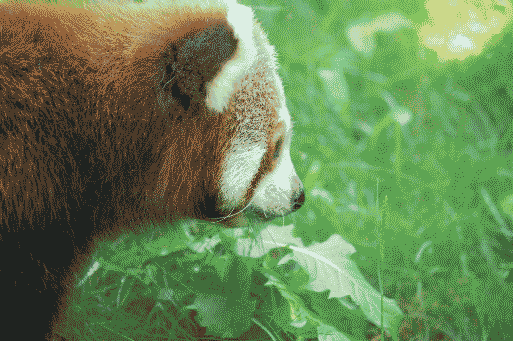
#> input picture images/Task1.1/the_real_firefox_dithered.bmp, 513 x 341 px
$ jupyter execute --allow-errors MRE_A1_impl.ipynb   (shell and % lines are left out)
#> lines starting #> are read from the running program, lines starting #| are printed output that depends on the picture; after the words box and inside, x2 and y2 are one past the last pixel; in counts of white or black regions, pixels touching at a corner belong together
### Copyright-protected material, all rights reserved. (c) University of Vienna.
_Copyright Notice of the corresponding course at Moodle applies. <br> Only to be used in the MRE course._

# MRE Assignment 1 - Digital Image Processing

In this assignment you will use Python (using Pillow or OpenCV) to load, transcode and store images. You will also use the libraries to extract some basic metadata from the images and store them in a data structure for easy access.

In this notebook, you will implement your solution. This notebook will be imported into the "*_def.ipynb" notebook.

Of course you can include code for testing your implementation in this implementation notebook, but code for testing and output generated for testing is not going to be assessed.

Of course, your code for the solutions in this notebook will be inspected and is subject to grading.

## Setup

For general installation instructions, please refer to the ressources given for all the assignments [in Moodle](https://moodle.univie.ac.at/course/view.php?id=260637#section-13).

If the cell below executes without error, you can start the assignment!

[cell 1]
# -------- Imports --------
# Please do not change the contents of this cell!

# In case you work in a local environment on your own machine,
# how to install the required packages:
#   PIP:     pip install <name> / pip install --upgrade <name>
#   CONDA:   conda install -c conda-forge <name>  /  conda install -c anaconda <name>


# Imports required by us.
import cv2                             # opencv-python
from PIL import Image                  # pillow
from PIL.ExifTags import TAGS
from matplotlib import pyplot as plt   # matplotlib
from sklearn.metrics.pairwise import cosine_similarity  # scikit-learn
import numpy as np                     # numpy
import pandas as pd                    # pandas
from IPython.display import display    # packaged with python

# This directive will allow matplotlib to render interactive plots in the notebook.

In the cells below, place your own imports, global variables, (helper) functions and classes. Feel free to add cells here as you see fit.

[cell 2]
# Please place your own imports here.
from PIL import ImageFilter
import glob

[cell 3]
# Place any helper functions, global variables and classes here.

## Task 1.1: Image formats transformation and adding filters

[cell 4]
# Write your function here.

# Transcodes images to JPEG format of adjustable quality (for JPEG).
def JPEGImageConverter(inputImg: str, outputDir: str, quality: float = 1.0) -> None:
#> called with outputDir = 'images/Task1.1/converted.jpeg', quality = 1
    quality_factor = int(quality*100)
    img = Image.open(inputImg)#.convert('RGB')
#> img is the input picture: PIL image 513x341 P; mean R, G, B 103.5, 131.3, 83.3
    img.convert('RGB').save(outputDir,'JPEG', quality = quality_factor)

[cell 5]
# Test your function here.
JPEGImageConverter("images/Task1.1/the_real_firefox_dithered.bmp", "images/Task1.1/converted" + ".jpeg")

[cell 6]
# Add Blur filter
def BlurImage(inputImg: str) -> None:
#> called with inputImg = 'images/Task1.1/b1murene.gif'
    img = Image.open(inputImg)
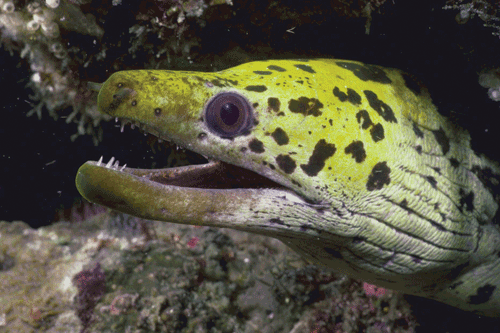
#> input picture images/Task1.1/b1murene.gif, 500 x 333 px
#> img is the input picture: PIL image 500x333 P; mean R, G, B 82.4, 80, 63.2
    img.convert('RGB').filter(ImageFilter.BLUR).save("images/Task1.1/blurredimg.jpg")
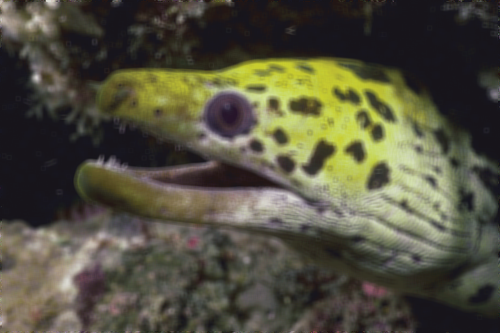
#> saved as blurredimg.jpg: PIL image 500x333 RGB; mean R, G, B 82.5, 80, 63.2

[cell 7]
# Test your function here.
BlurImage("images/Task1.1/b1murene.gif")

## Task 1.2:  Extract / Get Image Metadata

[cell 8]
# Write your function here.

# Extracts metadata from an image and places them into a Pandas DataFrame.
def ImageMetadataGenerator(inputImage: str) -> pd.DataFrame:
#> called with inputImage = 'images/Task1.2/*'
    images = glob.glob(inputImage)
    df = pd.DataFrame()
    rows = []
    for image in images:
        with open(image, 'rb') as file:
            img = Image.open(file)
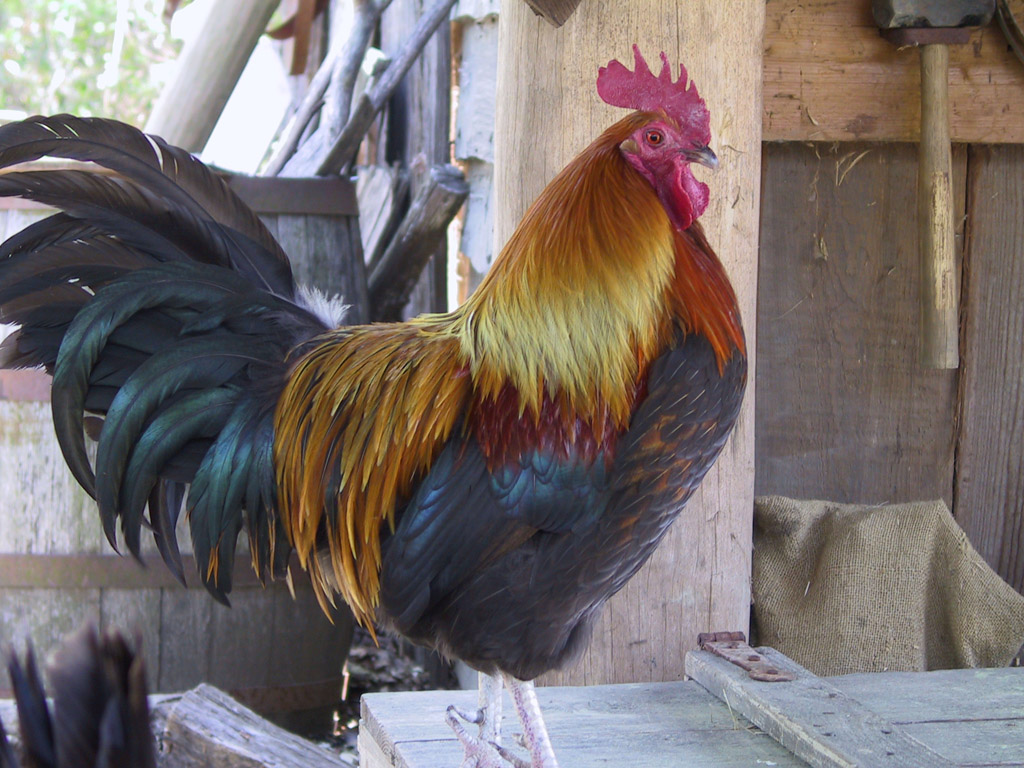
#> input picture images/Task1.2/b17barb026.jpg, 1024 x 768 px
#> img is the input picture: PIL image 1024x768 RGB; mean R, G, B 119.5, 110.2, 108.4

            metadata = img.getexif()

            rows = np.append(rows, file.name)

            # alpha channel
            if (img.mode == 'RGBA'):
                _, _, _, alpha = img.split()
            else :
                alpha = 'None'

            # width, height
            width, height = img.size
#> width = 1024; height = 768

            # no of channels
            # https://stackoverflow.com/questions/52962969/number-of-channels-in-pil-pillow-image
            channels = len(img.getbands())
#> channels = 3

            # colorspace type
            colorspace_name = img.mode
#> colorspace_name = 'RGB'

            # to get colorspace as int?
            #colorspace = metadata.get(40961)

            # bits per pixel
            # https://stackoverflow.com/questions/1996577/how-can-i-get-the-depth-of-a-jpg-file answer#1
            mode_types_bits = {'P': 8, 'RGB': 24, 'YCbCr': 24, 'RGBA': 32, 'CMYK': 32}
            bpp = mode_types_bits[colorspace_name]
#> bpp = 24

            # no of components
            components = channels
#> components = 3

            # manufacturer
            manufacturer = metadata.get(271)
#> manufacturer = 'Canon'

            # software
            software = metadata.get(305)
#> software = 'Adobe Photoshop CS3 Windows'

            data = np.array(([width, height, components, channels, bpp, colorspace_name, alpha, manufacturer, software]))
            df2 = pd.DataFrame(data = [data],columns = ['width', 'height', 'no of components', 'no of channels', 'bits per pixel', 'colorspace type', 'alpha channel', 'manufacturer', 'software'])
#> df2 = table of 1 rows and 9 columns

            df = df.append(df2 ,ignore_index = True)

    df.index = rows
    return df

#> (a cell that did not finish here is left out)

## Task 1.3: Drawing circles around objects in an image

[cell 10]
# Write your function here.

# Identifies shapes in an images and draws circles around them.
def IdentifyObjects(inputImage: str) -> None:
#> called with inputImage = 'images/Task1.3/partyballoons-2.jpg'
    img = cv2.imread(inputImage)
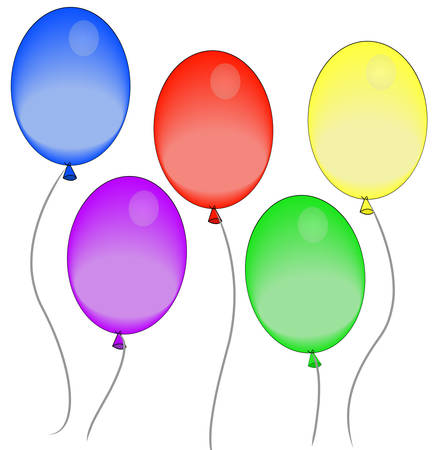
#> input picture images/Task1.3/partyballoons-2.jpg, 433 x 450 px
#> img is the input picture: shape (450, 433, 3); mean B, G, R 216.6, 216.6, 224.2

    new_img = cv2.imread(inputImage)

    grayscale = cv2.cvtColor(new_img, cv2.COLOR_BGR2GRAY)

    #reduces noise
    blur = cv2.GaussianBlur(grayscale, (5, 5), 0)
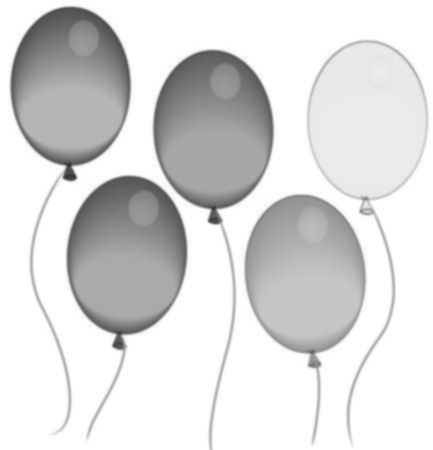
#> blur: shape (450, 433); min 50, max 255, mean 218.9

    returnValue, threshImg = cv2.threshold(blur, 240, 255, cv2.THRESH_BINARY_INV)
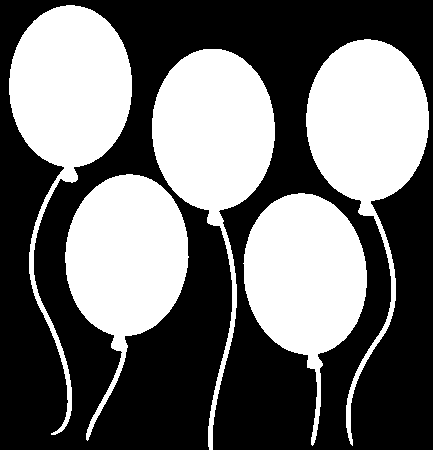
#> threshImg: shape (450, 433); 43% white; 5 white regions

    contours, hierarchies = cv2.findContours(threshImg, cv2.RETR_LIST, cv2.CHAIN_APPROX_NONE)
#> contours = 5 contours; box (x1, y1, x2, y2) and area: (9, 5, 132, 435) 16752, (152, 49, 275, 450) 16565, (306, 39, 429, 446) 16564, (65, 174, 189, 441) 16063, (243, 193, 367, 446) 15924

    cv2.fillPoly(new_img, pts = contours, color = (0,0,0))
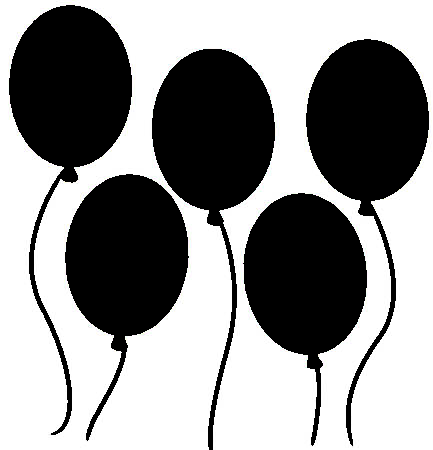
#> new_img: shape (450, 433, 3); mean B, G, R 145, 145.1, 145.1

    # https://www.pyimagesearch.com/2016/02/01/opencv-center-of-contour/
    for ctr in contours:

        M = cv2.moments(ctr)

        # binary img: counting all non zero pixels, greyscale img: sum of pixel intensity values

        area = M['m00']

        # centroid = mean position of all points

        #M10 = sum of all non zero pixels x coord

        cX = int(M['m10'] / area)

        #M01 = sum of all non zero pixels y coord

        cY = int(M['m01'] / area)

        cv2.circle(img, (cX, cY), 100, (0, 0, 255), 2)
#> this loop made 5 passes
#> (area, cX, cY) on passes 1 to 5: (15923.5, 305, 276), (16063, 125, 259), (16565, 213, 141), (16564.5, 367, 132), (16751.5, 68, 100)
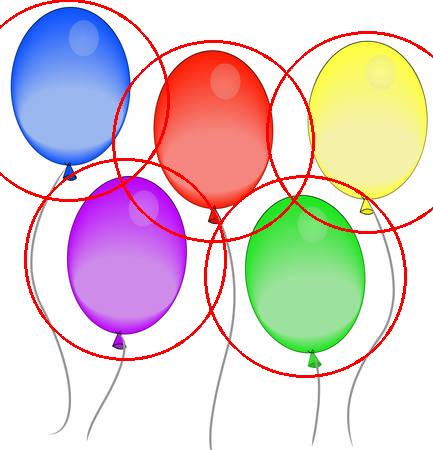
#> img: shape (450, 433, 3); 4.08% of pixels changed, all inside (x1, y1, x2, y2) = (0, 0, 433, 378)


    cv2.imwrite("images/Task1.3/modified.jpg", img)

[cell 11]
# Test your function here.
IdentifyObjects('images/Task1.3/partyballoons-2.jpg')

## Task 1.4: Duplicate image finder using cosine similarity

[cell 12]
# Calculates a histogram for one image.
def ImageHistogramGenerator(inputImage: str) -> np.array:

    # [8 lines of commented-out code are left out]

#> called with inputImage = 'images/jawa-3.jpg'
    img = Image.open(inputImage)
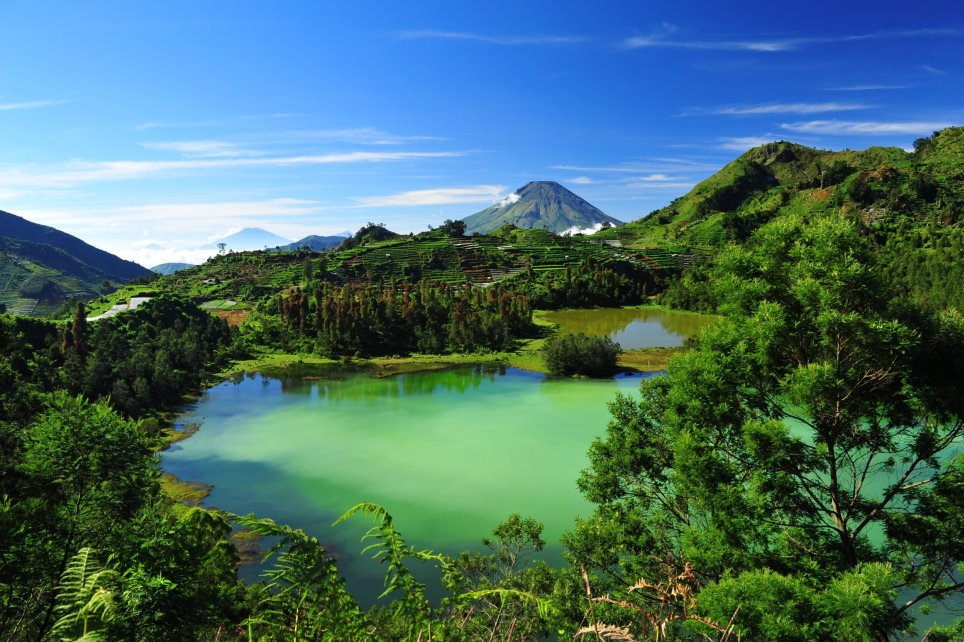
#> input picture images/jawa-3.jpg, 964 x 642 px
#> img is the input picture: PIL image 964x642 RGB; mean R, G, B 71.5, 109.4, 106.1

    grayscale = cv2.cvtColor(np.array(img), cv2.COLOR_BGR2GRAY)
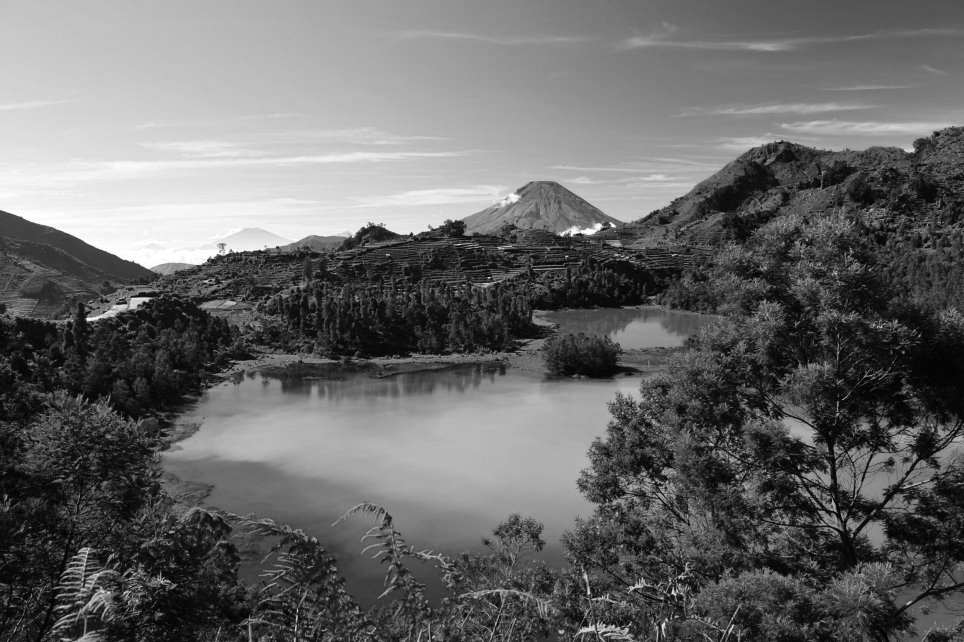
#> grayscale: shape (642, 964); min 0, max 255, mean 104.1

    width, height = img.size
#> width = 964; height = 642

    y_axis = np.zeros((1, 256))
    x_axis = np.arange(0, 256)

    for i in range(0, height):
        for j in range(0, width):
            y_axis[0][grayscale[i,j]] += 1

    no_pixels = width*height
#> no_pixels = 618888

    intensities = y_axis.flatten()

    # transforming into percent
    for i in range(0, len(intensities)):
        intensities[i] /= no_pixels
        intensities[i] *= 100

    #plt.figure()
    #plt.bar(x_axis, intensities)
    #plt.show()

    return y_axis

[cell 13]
# Test your function here.
ImageHistogramGenerator('images/jawa-3.jpg')

[cell 14]
# Find duplicate images and return their similarity scores in a dataframe.
def FindDuplicateImages(inputDir1 : str, inputDir2: str, similarityThreshold: float = 1.0) -> pd.DataFrame:
#> called with inputDir1 = 'images/unu/*', inputDir2 = 'images/doi/*', similarityThreshold = 1
    imgs1 = glob.glob(inputDir1)
#> imgs1 = []
    imgs2 = glob.glob(inputDir2)

    df = pd.DataFrame(columns = ["inputDir1", "inputDir2","similarityThreshold"])

    for img1 in imgs1:
        with open(img1, 'rb') as file1:
            image1 = Image.open(file1)
            hist1 = ImageHistogramGenerator(img1)
            hist1 = hist1.flatten()
        data = []
        for img2 in imgs2:
            with open(img2, 'rb') as file2:
                image2 = Image.open(file2)
                hist2 = ImageHistogramGenerator(img2)
                hist2 = hist2.flatten()

                cos = cosine_similarity([hist1], [hist2])
                names = np.array([img1, img2])
                similarity = cos.flatten()

                df2 = pd.DataFrame({"inputDir1": [img1], "inputDir2": [img2], "similarityThreshold": similarity})
                df = df.append(df2 ,ignore_index = True)

    return df
